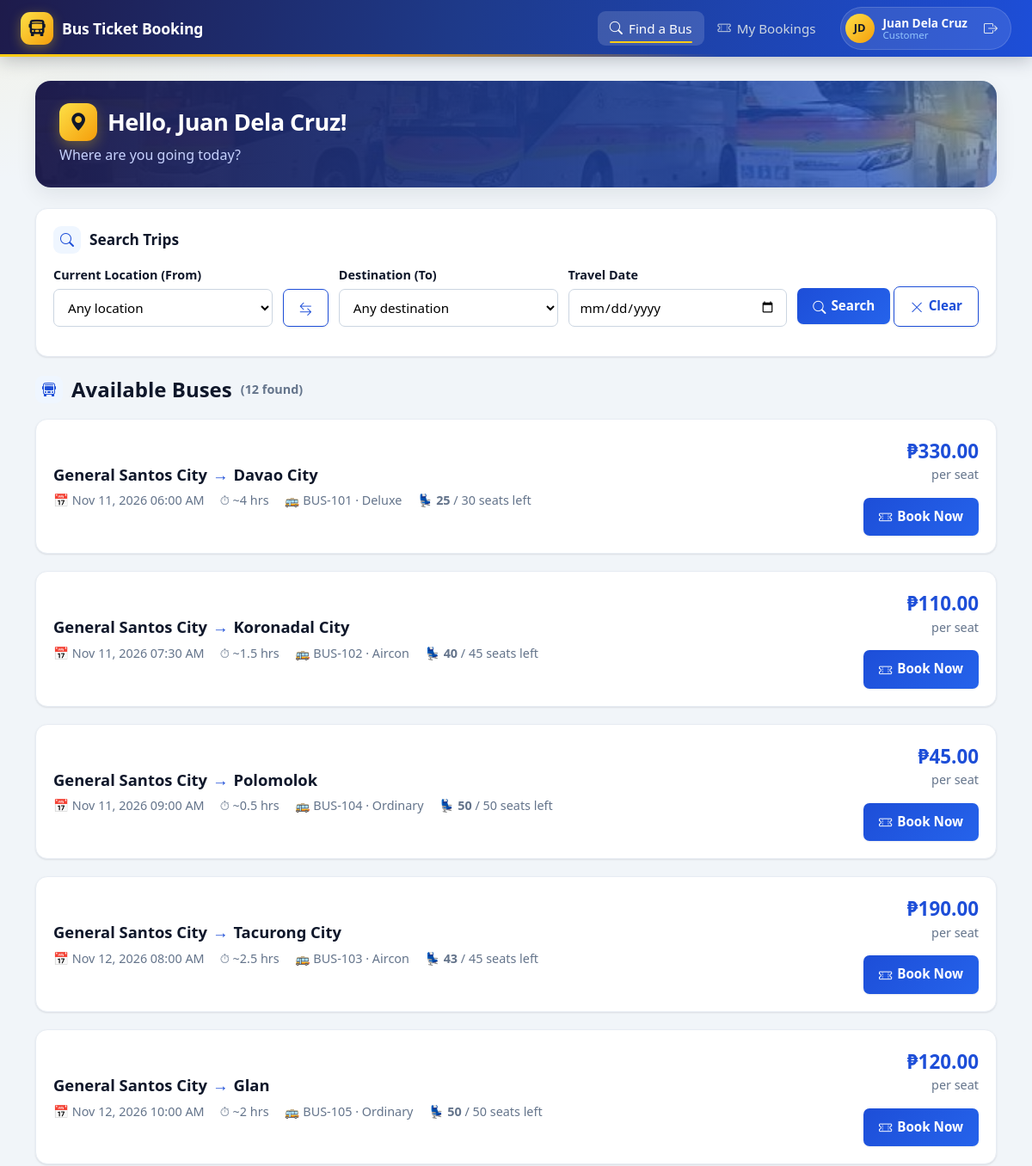
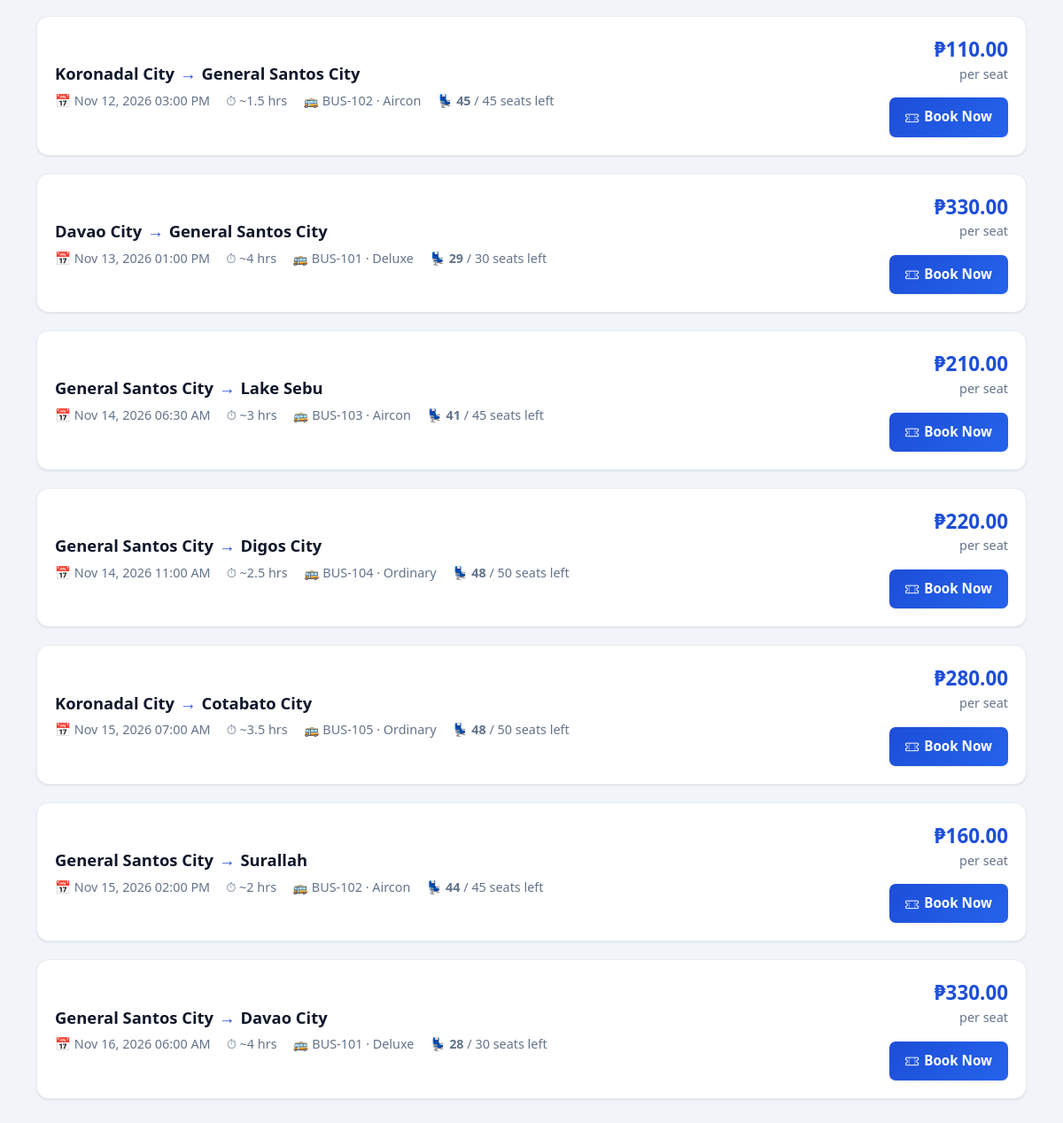
The page /customer/dashboard.php (signed in) on the database its author committed (2 pictures, top to bottom).
### tables this page shows
CREATE TABLE schedules (
  schedule_id      INT AUTO_INCREMENT PRIMARY KEY,
  bus_id           INT NOT NULL,
  route_id         INT NOT NULL,
  departure_time   DATETIME NOT NULL,
  available_seats  INT NOT NULL,
  status           ENUM('open','full','departed','cancelled') NOT NULL DEFAULT 'open',
  created_at       TIMESTAMP DEFAULT CURRENT_TIMESTAMP,
  FOREIGN KEY (bus_id)   REFERENCES buses(bus_id),
  FOREIGN KEY (route_id) REFERENCES routes(route_id)
);

CREATE TABLE locations (
  location_id    INT AUTO_INCREMENT PRIMARY KEY,
  location_name  VARCHAR(100) NOT NULL UNIQUE,
  province       VARCHAR(100) NULL
);

CREATE TABLE routes (
  route_id         INT AUTO_INCREMENT PRIMARY KEY,
  origin_id        INT NOT NULL,
  destination_id   INT NOT NULL,
  fare             DECIMAL(10,2) NOT NULL,
  travel_hours     DECIMAL(4,1) NULL,
  updated_at       TIMESTAMP DEFAULT CURRENT_TIMESTAMP ON UPDATE CURRENT_TIMESTAMP,
  UNIQUE KEY uq_route (origin_id, destination_id),
  FOREIGN KEY (origin_id)      REFERENCES locations(location_id),
  FOREIGN KEY (destination_id) REFERENCES locations(location_id)
);

CREATE TABLE buses (
  bus_id        INT AUTO_INCREMENT PRIMARY KEY,
  bus_number    VARCHAR(20) NOT NULL UNIQUE,
  plate_number  VARCHAR(20) NOT NULL UNIQUE,
  bus_type      ENUM('Ordinary','Aircon','Deluxe') NOT NULL DEFAULT 'Aircon',
  total_seats   INT NOT NULL DEFAULT 45,
  status        ENUM('available','unavailable','maintenance') NOT NULL DEFAULT 'available',
  created_at    TIMESTAMP DEFAULT CURRENT_TIMESTAMP
);

### includes/functions.php (called while the page is built, shortened)
<?php
function url($path = '')
{
    return BASE_URL . '/' . ltrim($path, '/');
}
function e($s)
{
    return htmlspecialchars((string)$s, ENT_QUOTES, 'UTF-8');
}
function peso($n)
{
    return '&#8369;' . number_format((float)$n, 2);
}
function fmt_dt($dt)
{
    return date('M d, Y h:i A', strtotime($dt));
}

### includes/auth.php (called while the page is built, shortened)
<?php
function home_for($role)
{
    return $role === 'admin' ? 'admin/dashboard.php' : 'customer/dashboard.php';
}

### customer/dashboard.php (the view, shortened to what this page needs)
<?php
require __DIR__ . '/../config.php';
$travelDate  = $_GET['date'] ?? '';
$sql = "SELECT s.schedule_id, s.departure_time, s.available_seats,
               b.bus_number, b.bus_type, b.total_seats,
               r.fare, r.travel_hours,
               o.location_name AS origin, d.location_name AS destination
        FROM schedules s
        JOIN buses b     ON b.bus_id = s.bus_id
        JOIN routes r    ON r.route_id = s.route_id
        JOIN locations o ON o.location_id = r.origin_id
        JOIN locations d ON d.location_id = r.destination_id
        WHERE s.status = 'open' AND s.departure_time > NOW()
          AND b.status = 'available' AND s.available_seats > 0";
$params = [];
$sql .= ' ORDER BY s.departure_time';
$st = $pdo->prepare($sql);
$st->execute($params);
$trips = $st->fetchAll();
$nav    = 'customer';
$active = 'home';
include __DIR__ . '/../includes/header.php';
?>
<div class="page-head">
  <div>
    <h1 class="page-title"><span class="title-icon"><i class="bi bi-geo-alt-fill"></i></span>Hello, <?= e($_SESSION['name']) ?>!</h1>
    <p class="subtitle">Where are you going today?</p>
  </div>
</div>
<div class="card">
  <h2><span class="h-icon"><i class="bi bi-search"></i></span>Search Trips</h2>
  <form method="get" class="row">
    <div class="form-group">
      <label for="origin">Current Location (From)</label>
      <select id="origin" name="origin">
        <option value="0">Any location</option>
      </select>
    </div>
    <button type="button" class="btn btn-outline swap-btn" id="swap" title="Swap origin and destination" aria-label="Swap origin and destination"><i class="bi bi-arrow-left-right"></i></button>
    <div class="form-group">
      <label for="destination">Destination (To)</label>
      <select id="destination" name="destination">
        <option value="0">Any destination</option>
      </select>
    </div>
    <div class="form-group">
      <label for="date">Travel Date</label>
      <input type="date" id="date" name="date" value="<?= e($travelDate) ?>" min="<?= date('Y-m-d') ?>">
    </div>
    <div class="form-group" style="flex:0 0 auto">
      <button type="submit" class="btn"><i class="bi bi-search"></i>Search</button>
      <a href="<?= url('customer/dashboard.php') ?>" class="btn btn-outline"><i class="bi bi-x-lg"></i>Clear</a>
    </div>
  </form>
</div>
<h2 class="mb" style="display:flex;align-items:center;gap:10px"><span class="h-icon"><i class="bi bi-bus-front"></i></span>Available Buses <span class="muted">(<?= count($trips) ?> found)</span></h2>
<?php foreach ($trips as $t): ?>
  <div class="card trip">
    <div>
      <div class="route"><?= e($t['origin']) ?><span class="arrow">&rarr;</span><?= e($t['destination']) ?></div>
      <div class="trip-meta muted">
        <span>&#128197; <?= fmt_dt($t['departure_time']) ?></span>
        <?php if ($t['travel_hours']): ?><span>&#9201; ~<?= e((float)$t['travel_hours']) ?> hrs</span><?php endif; ?>
        <span>&#128652; <?= e($t['bus_number']) ?> &middot; <?= e($t['bus_type']) ?></span>
        <span>&#128186; <strong><?= (int)$t['available_seats'] ?></strong> / <?= (int)$t['total_seats'] ?> seats left</span>
      </div>
    </div>
    <div style="text-align:right">
      <div class="price"><?= peso($t['fare']) ?></div>
      <div class="muted mb">per seat</div>
      <a href="<?= url('customer/book.php') ?>?schedule_id=<?= (int)$t['schedule_id'] ?>" class="btn"><i class="bi bi-ticket-perforated"></i>Book Now</a>
    </div>
  </div>
<?php endforeach; ?>
<?php include __DIR__ . '/../includes/footer.php'; ?>

### includes/header.php (shortened to what this page needs)
<?php
$nav    = $nav ?? null;
$active = $active ?? '';
$menus = [
    'admin' => [
        'dashboard' => ['admin/dashboard.php', 'Dashboard', 'speedometer2'],
        'routes'    => ['admin/routes.php', 'Rates & Routes', 'signpost-split'],
        'buses'     => ['admin/buses.php', 'Buses', 'bus-front'],
        'trips'     => ['admin/schedules.php', 'Trips', 'calendar-event'],
        'bookings'  => ['admin/bookings.php', 'Bookings', 'journal-text'],
    ],
    'customer' => [
        'home'     => ['customer/dashboard.php', 'Find a Bus', 'search'],
        'bookings' => ['customer/bookings.php', 'My Bookings', 'ticket-perforated'],
    ],
];
?>
<!DOCTYPE html>
<html lang="en">
<head>
<link rel="stylesheet" href="https://cdn.jsdelivr.net/npm/bootstrap-icons@1.11.3/font/bootstrap-icons.min.css">
<?php if ($nav): ?>
<link rel="stylesheet" href="<?= e(url('assets/css/style.css')) ?>">
<link rel="stylesheet" href="<?= e(url('assets/css/theme.css')) ?>">
<?php else: ?>
<link rel="stylesheet" href="https://cdn.jsdelivr.net/npm/bootstrap@5.3.3/dist/css/bootstrap.min.css">
<link rel="stylesheet" href="<?= e(url('assets/css/auth.css')) ?>">
<?php endif; ?>
</head>
<body class="<?= $nav ? '' : 'auth-body' ?>">
<?php if ($nav):
    $userName = $_SESSION['name'] ?? '';
    $initials = '';
    foreach (array_slice(preg_split('/\s+/', trim($userName)), 0, 2) as $w) {
        $initials .= strtoupper(substr($w, 0, 1));
    }
?>
<nav class="navbar">
  <a class="brand" href="<?= e(url(home_for($nav))) ?>">
    <span class="brand-icon"><i class="bi bi-bus-front-fill"></i></span>
    <span class="brand-text">Bus Ticket Booking</span>
  </a>
  <div class="nav-links" id="nav-links">
    <?php foreach ($menus[$nav] as $key => $m): ?>
      <a href="<?= e(url($m[0])) ?>" class="<?= $active === $key ? 'active' : '' ?>"<?= $active === $key ? ' aria-current="page"' : '' ?>><i class="bi bi-<?= e($m[2]) ?>"></i><?= e($m[1]) ?></a>
    <?php endforeach; ?>
    <div class="nav-user">
      <span class="avatar" aria-hidden="true"><?= e($initials ?: '?') ?></span>
      <span class="nav-user-text"><strong><?= e($userName) ?></strong><small><?= $nav === 'admin' ? 'Administrator' : 'Customer' ?></small></span>
      <a href="<?= url('logout.php') ?>" class="nav-logout" title="Log Out" aria-label="Log Out"><i class="bi bi-box-arrow-right"></i></a>
    </div>
  </div>
</nav>
<div class="container">
<?php endif; ?>

### includes/footer.php (shortened to what this page needs)
<?php if (!empty($nav)): ?>
</div>
<?php endif; ?>
</body>
</html>

### assets/css/style.css (style rules this page uses)
:root { --primary:#1d4ed8; --primary-dark:#1e3a8a; --bg:#f1f5f9; --card:#ffffff; --text:#0f172a; --muted:#64748b; --border:#e2e8f0; --success:#15803d; --danger:#b91c1c; --warning:#b45309; }
* { box-sizing:border-box;margin:0;padding:0 }
body { font-family:'Segoe UI',Roboto,Arial,sans-serif;background:var(--bg);color:var(--text);line-height:1.5 }
a { color:var(--primary);text-decoration:none }
.navbar { background:var(--primary-dark);color:#fff;padding:0 24px;display:flex;align-items:center;justify-content:space-between;flex-wrap:wrap;min-height:60px;gap:8px }
.brand { font-weight:700;font-size:1.15rem;color:#fff;display:flex;align-items:center;gap:8px }
.nav-links { display:flex;gap:4px;flex-wrap:wrap;align-items:center }
.nav-links a { color:#cbd5e1;padding:8px 14px;border-radius:6px;font-size:.95rem }
.nav-links a:hover,.nav-links a.active { background:rgba(255,255,255,.12);color:#fff;text-decoration:none }
.nav-user { color:#93c5fd;font-size:.85rem;margin-left:8px }
.container { max-width:1150px;margin:28px auto;padding:0 16px }
.page-head { display:flex;justify-content:space-between;align-items:flex-end;flex-wrap:wrap;gap:12px;margin-bottom:20px }
.page-title { font-size:1.6rem }
.subtitle { color:var(--muted) }
.card { background:var(--card);border:1px solid var(--border);border-radius:10px;padding:20px;margin-bottom:20px;box-shadow:0 1px 2px rgba(0,0,0,.04) }
.card h2 { font-size:1.1rem;margin-bottom:14px }
.mb { margin-bottom:16px }
.muted { color:var(--muted);font-size:.9rem }
.row { display:flex;gap:12px;flex-wrap:wrap;align-items:flex-end }
.form-group { margin-bottom:14px;flex:1;min-width:160px }
label { display:block;font-weight:600;font-size:.9rem;margin-bottom:5px }
input,select { width:100%;padding:10px 12px;border:1px solid #cbd5e1;border-radius:7px;font-size:.95rem;background:#fff;font-family:inherit }
.btn { display:inline-block;padding:10px 18px;border:none;border-radius:7px;background:var(--primary);color:#fff;font-weight:600;cursor:pointer;font-size:.95rem;font-family:inherit;text-align:center }
.btn-outline { background:#fff;color:var(--primary);border:1px solid var(--primary) }
.trip { display:flex;justify-content:space-between;align-items:center;gap:16px;flex-wrap:wrap }
.route { font-size:1.15rem;font-weight:700 }
.route .arrow { color:var(--primary);margin:0 6px }
.price { font-size:1.4rem;font-weight:700;color:var(--primary) }
.trip-meta { display:flex;gap:18px;flex-wrap:wrap;margin-top:6px }
.swap-btn { flex:0 0 auto;margin-bottom:14px }
.btn .bi { margin-right:6px;vertical-align:-.1em }
.swap-btn .bi { margin:0 }
.brand .bi { font-size:1.3rem }
.nav-links a .bi { margin-right:6px }
.nav-user .bi { font-size:1rem;vertical-align:-.1em }

### rows shown on the page
schedules: locations.location_name "General Santos City", locations.location_name "Davao City", departure_time "Nov 11, 2026 06:00 AM", route.travel_hours "4", bus.bus_number "BUS-101", bus.bus_type "Deluxe", available_seats "25", bus.total_seats "30", route.fare "₱330.00"
schedules: locations.location_name "General Santos City", locations.location_name "Koronadal City", departure_time "Nov 11, 2026 07:30 AM", route.travel_hours "1.5", bus.bus_number "BUS-102", bus.bus_type "Aircon", available_seats "40", bus.total_seats "45", route.fare "₱110.00"
schedules: locations.location_name "General Santos City", locations.location_name "Polomolok", departure_time "Nov 11, 2026 09:00 AM", route.travel_hours "0.5", bus.bus_number "BUS-104", bus.bus_type "Ordinary", available_seats "50", bus.total_seats "50", route.fare "₱45.00"
schedules: locations.location_name "General Santos City", locations.location_name "Tacurong City", departure_time "Nov 12, 2026 08:00 AM", route.travel_hours "2.5", bus.bus_number "BUS-103", bus.bus_type "Aircon", available_seats "43", bus.total_seats "45", route.fare "₱190.00"
schedules: locations.location_name "General Santos City", locations.location_name "Glan", departure_time "Nov 12, 2026 10:00 AM", route.travel_hours "2", bus.bus_number "BUS-105", bus.bus_type "Ordinary", available_seats "50", bus.total_seats "50", route.fare "₱120.00"
schedules: locations.location_name "Koronadal City", locations.location_name "General Santos City", departure_time "Nov 12, 2026 03:00 PM", route.travel_hours "1.5", bus.bus_number "BUS-102", bus.bus_type "Aircon", available_seats "45", bus.total_seats "45", route.fare "₱110.00"
schedules: locations.location_name "Davao City", locations.location_name "General Santos City", departure_time "Nov 13, 2026 01:00 PM", route.travel_hours "4", bus.bus_number "BUS-101", bus.bus_type "Deluxe", available_seats "29", bus.total_seats "30", route.fare "₱330.00"
schedules: locations.location_name "General Santos City", locations.location_name "Lake Sebu", departure_time "Nov 14, 2026 06:30 AM", route.travel_hours "3", bus.bus_number "BUS-103", bus.bus_type "Aircon", available_seats "41", bus.total_seats "45", route.fare "₱210.00"
schedules: locations.location_name "General Santos City", locations.location_name "Digos City", departure_time "Nov 14, 2026 11:00 AM", route.travel_hours "2.5", bus.bus_number "BUS-104", bus.bus_type "Ordinary", available_seats "48", bus.total_seats "50", route.fare "₱220.00"
schedules: locations.location_name "Koronadal City", locations.location_name "Cotabato City", departure_time "Nov 15, 2026 07:00 AM", route.travel_hours "3.5", bus.bus_number "BUS-105", bus.bus_type "Ordinary", available_seats "48", bus.total_seats "50", route.fare "₱280.00"
schedules: locations.location_name "General Santos City", locations.location_name "Surallah", departure_time "Nov 15, 2026 02:00 PM", route.travel_hours "2", bus.bus_number "BUS-102", bus.bus_type "Aircon", available_seats "44", bus.total_seats "45", route.fare "₱160.00"
schedules: locations.location_name "General Santos City", locations.location_name "Davao City", departure_time "Nov 16, 2026 06:00 AM", route.travel_hours "4", bus.bus_number "BUS-101", bus.bus_type "Deluxe", available_seats "28", bus.total_seats "30", route.fare "₱330.00"

### other values the page prints
$m[1] "Find a Bus"
$m[1] "My Bookings"
$initials ?: '?' "JD"
$userName "Juan Dela Cruz"
$_SESSION['name'] "Juan Dela Cruz"
count($trips) "12"
